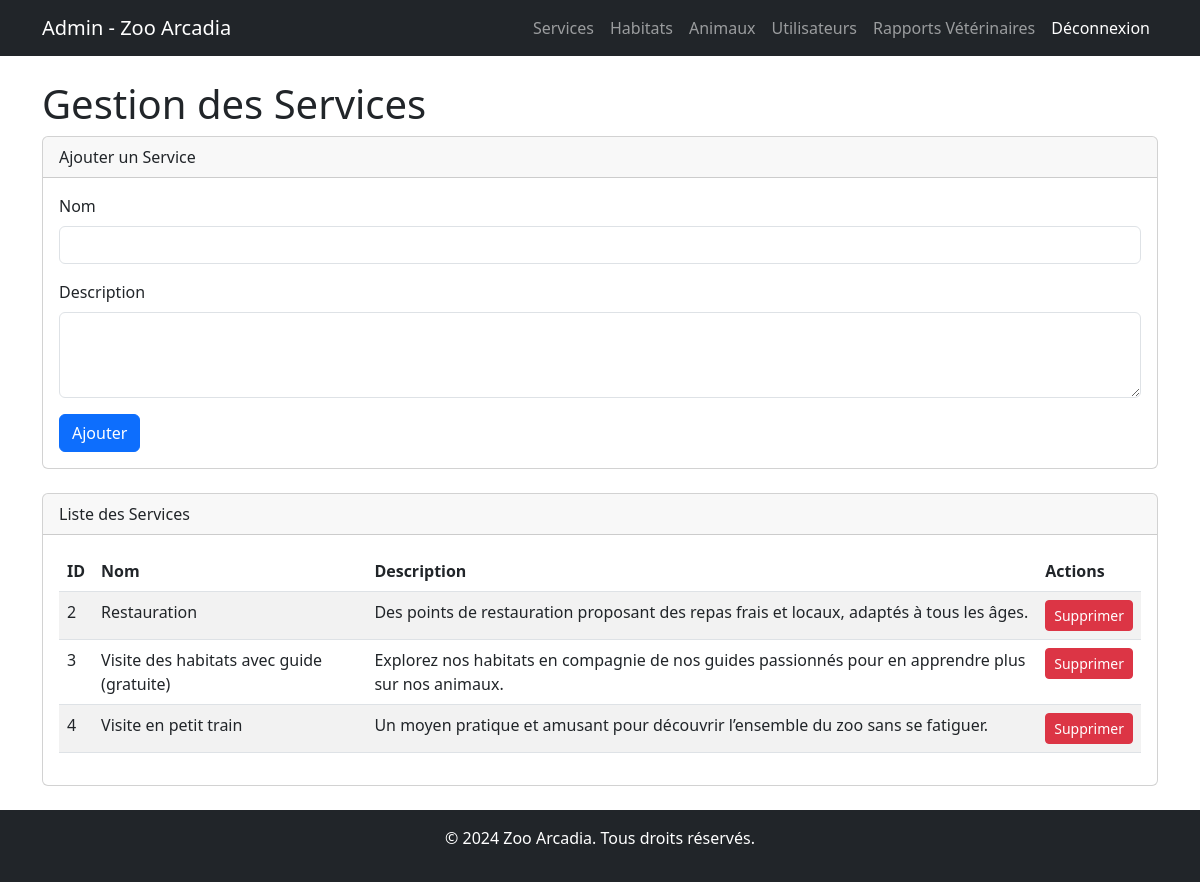
Page /admin/admin_services.php (signed in) on the committed database.
### tables this page shows
CREATE TABLE `service` (
  `id` int(11) NOT NULL,
  `nom` varchar(50) NOT NULL,
  `description` text DEFAULT NULL
);

### admin/admin_services.php (the view, shortened to what this page needs)
<?php
include '../php/connection.php';
$query_services = $pdo->query("SELECT * FROM service");
$services = $query_services->fetchAll(PDO::FETCH_ASSOC);
?>
<!DOCTYPE html>
<html lang="fr">
<head>
    <link href="https://cdn.jsdelivr.net/npm/bootstrap@5.3.0-alpha1/dist/css/bootstrap.min.css" rel="stylesheet">
</head>
<body>
    <nav class="navbar navbar-expand-lg navbar-dark bg-dark">
        <div class="container">
            <a class="navbar-brand" href="admin_dashboard.php">Admin - Zoo Arcadia</a>
            <div class="collapse navbar-collapse">
                <ul class="navbar-nav ms-auto">
                    <li class="nav-item"><a class="nav-link" href="admin_services.php">Services</a></li>
                    <li class="nav-item"><a class="nav-link" href="admin_habitats.php">Habitats</a></li>
                    <li class="nav-item"><a class="nav-link" href="admin_animals.php">Animaux</a></li>
                    <li class="nav-item"><a class="nav-link" href="admin_users.php">Utilisateurs</a></li>
					<li class="nav-item"><a class="nav-link" href="admin_reports.php">Rapports Vétérinaires</a></li>
                    <li class="nav-item"><a class="nav-link btn btn-danger text-white" href="../logout.php">Déconnexion</a></li>
                </ul>
            </div>
        </div>
    </nav>
    <div class="container mt-4">
        <h1>Gestion des Services</h1>
        <div class="card mb-4">
            <div class="card-header">Ajouter un Service</div>
            <div class="card-body">
                <form action="admin_services.php" method="POST">
                    <div class="mb-3">
                        <label for="nom" class="form-label">Nom</label>
                        <input type="text" class="form-control" id="nom" name="nom" required>
                    </div>
                    <div class="mb-3">
                        <label for="description" class="form-label">Description</label>
                        <textarea class="form-control" id="description" name="description" rows="3" required></textarea>
                    </div>
                    <button type="submit" name="add_service" class="btn btn-primary">Ajouter</button>
                </form>
            </div>
        </div>
        <div class="card">
            <div class="card-header">Liste des Services</div>
            <div class="card-body">
                <table class="table table-striped">
                    <thead>
                        <tr>
                            <th>ID</th>
                            <th>Nom</th>
                            <th>Description</th>
                            <th>Actions</th>
                        </tr>
                    </thead>
                    <tbody>
                        <?php foreach ($services as $service): ?>
                            <tr>
                                <td><?= $service['id'] ?></td>
                                <td><?= htmlspecialchars($service['nom']) ?></td>
                                <td><?= htmlspecialchars($service['description']) ?></td>
                                <td>
                                    <a href="admin_services.php?delete_id=<?= $service['id'] ?>" class="btn btn-danger btn-sm" onclick="return confirm('Voulez-vous vraiment supprimer ce service ?')">Supprimer</a>
                                </td>
                            </tr>
                        <?php endforeach; ?>
                    </tbody>
                </table>
            </div>
        </div>
    </div>
    <footer class="bg-dark text-center text-white py-3 mt-4">
        <p>&copy; 2024 Zoo Arcadia. Tous droits réservés.</p>
    </footer>
</body>
</html>

### rows in the picture
service: id "2", nom "Restauration", description "Des points de restauration proposant des repas frais et locaux, adaptés à tous les âges."
service: id "3", nom "Visite des habitats avec guide (gratuite)", description "Explorez nos habitats en compagnie de nos guides passionnés pour en apprendre plus sur nos animaux."
service: id "4", nom "Visite en petit train", description "Un moyen pratique et amusant pour découvrir l’ensemble du zoo sans se fatiguer."
